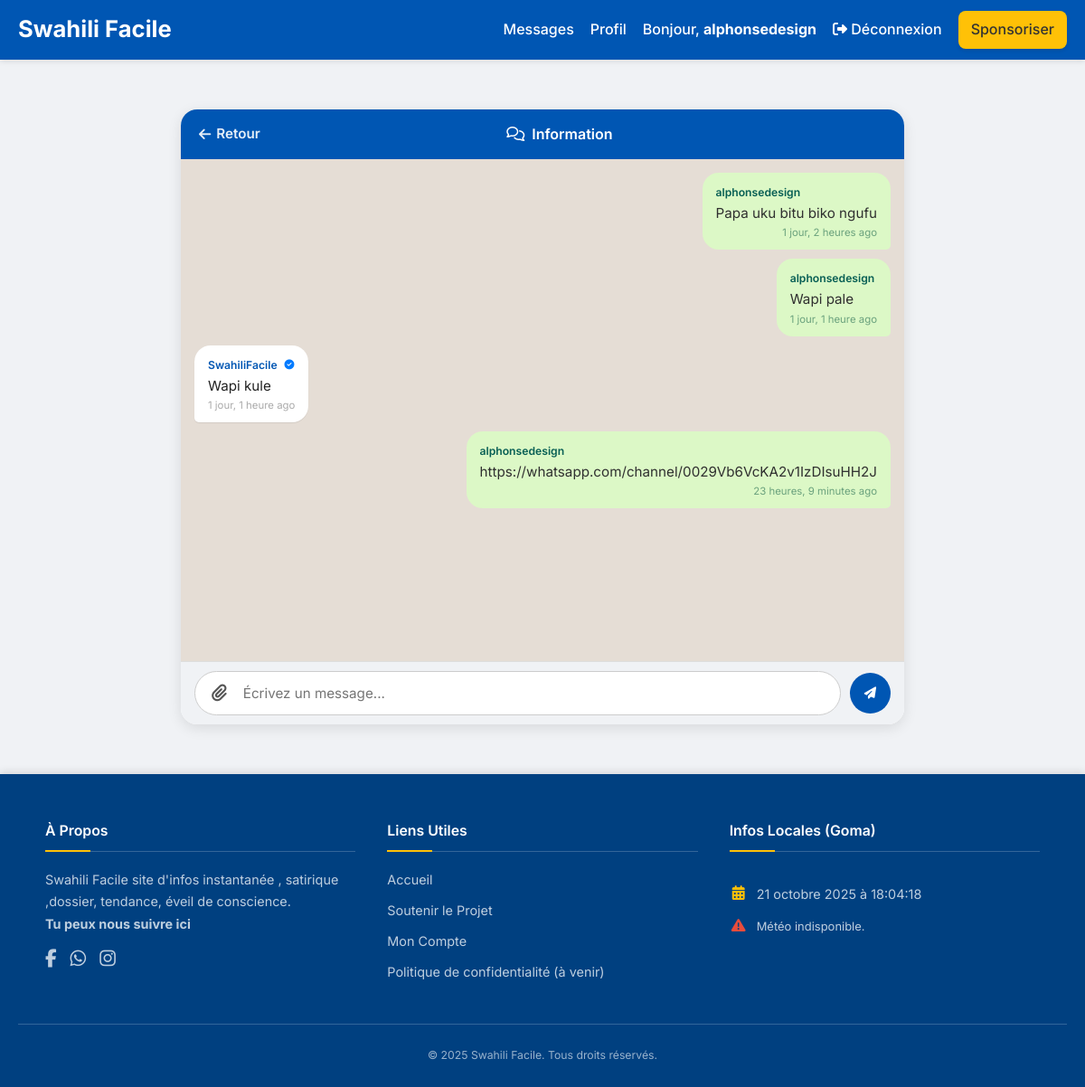
The page /messages/3/ (signed in) on the database its author committed.
### utilisateurs/models.py (models this page shows, shortened)
class UtilisateurPerso(AbstractBaseUser, PermissionsMixin):
    nom_utilisateur = models.CharField(
        max_length=150,
        unique=True,
        verbose_name="Nom d'utilisateur"
    )
    numero_telephone = models.CharField(
        max_length=20,
        unique=True,
        verbose_name="Numéro de téléphone"
    )
    photo_profil = models.ImageField(
        upload_to='profils/',
        null=True,
        blank=True,
        verbose_name="Photo de profil"
    )
    biographie = models.TextField(
        max_length=250, # Limite de 250 caractères
        blank=True,
        null=True,
        verbose_name="Biographie"
    )
    lien_facebook = models.URLField(
        max_length=255,
        blank=True,
        null=True,
        verbose_name="Lien Facebook"
    )
    lien_whatsapp = models.CharField( # On utilise CharField pour les numéros WhatsApp
        max_length=20,
        blank=True,
        null=True,
        verbose_name="Numéro WhatsApp (ex: +243...)"
    )
    lien_instagram = models.URLField(
        max_length=255,
        blank=True,
        null=True,
        verbose_name="Lien Instagram"
    )
    is_active = models.BooleanField(default=True)
    is_staff = models.BooleanField(default=False)
    is_superuser = models.BooleanField(default=False)
    date_inscription = models.DateTimeField(auto_now_add=True)
    USERNAME_FIELD = 'nom_utilisateur'
    REQUIRED_FIELDS = ['numero_telephone']
    objects = UtilisateurPersoManager()

### messagerie/models.py (models this page shows, shortened)
class FilDeDiscussion(models.Model):
    visiteur = models.ForeignKey(
        User,
        on_delete=models.CASCADE,
        related_name='fils_de_discussion',
        limit_choices_to={'is_staff': False}
    )
    sujet = models.CharField(max_length=255, default="Contact (pas de sujet)")
    cree_le = models.DateTimeField(auto_now_add=True)
    dernier_message = models.DateTimeField(auto_now=True)
    lu_par_admin = models.BooleanField(default=False)
    lu_par_visiteur = models.BooleanField(default=True)
    class Meta:
        ordering = ['-dernier_message']

class Message(models.Model):
    fil = models.ForeignKey(
        FilDeDiscussion,
        on_delete=models.CASCADE,
        related_name='messages'
    )
    expediteur = models.ForeignKey(
        User,
        on_delete=models.CASCADE,
        related_name='messages_envoyes'
    )
    contenu = models.TextField(blank=True, null=True) # <-- Autoriser le texte à être vide si image
    image = models.ImageField(
        upload_to='messagerie/images/', # Chemin dans MEDIA_ROOT
        blank=True,                     # L'image est optionnelle
        null=True                       # Optionnelle en BDD
    )
    envoye_le = models.DateTimeField(auto_now_add=True)
    class Meta:
        ordering = ['envoye_le']

### messagerie/views.py (the view, shortened to what this page needs)
# urls.py: path('<int:fil_id>/', views.thread_detail_view, name='thread_detail'),
@login_required
def thread_detail_view(request, fil_id):
    fil = get_object_or_404(FilDeDiscussion, id=fil_id, visiteur=request.user)
    if not fil.lu_par_visiteur:
        fil.lu_par_visiteur = True
        fil.save()
    messages_du_fil = fil.messages.all().order_by('envoye_le')
    context = {
        'fil': fil,
        'messages_du_fil': messages_du_fil
    }
    return render(request, 'messagerie/thread_detail.html', context)

### core/context_processors.py (called while the page is built)
def slider_publications(request):
    posts_pour_slider = Publication.objects.filter(
        image__isnull=False   # Doit avoir une image
    ).exclude(
        image=''              # Ne doit pas être une image vide
    ).order_by(
        '-epingle',           # Les épinglés en premier
        '-date_creation'      # Puis les plus récents
    )[:3]                     # On prend les 3 premiers
    return {
        'slider_publications': posts_pour_slider
    }

### templates/messagerie/thread_detail.html (shortened to what this page needs)
{% extends 'base.html' %}
{% block content %}
<div class="chat-container">
    <div class="chat-header">
        <a href="{% url 'messagerie:inbox' %}">
            <i class="fa-solid fa-arrow-left"></i> Retour
        </a>
        <span class="subject-title"><i class="fa-regular fa-comments"></i> {{ fil.sujet }}</span>
    </div>
    <div class="chat-box" id="chat-box">
        {% for msg in messages_du_fil %}
            <div class="message {% if msg.expediteur.is_staff %}admin{% else %}visiteur{% endif %}">
                <div class="message-sender">
                    <a href="{% url 'utilisateurs:public_profil' nom_utilisateur=msg.expediteur.nom_utilisateur %}">
                        {{ msg.expediteur.nom_utilisateur }}
                    </a>
                    {% if msg.expediteur.is_staff %}
                        <i class="fa-solid fa-circle-check verified-badge" title="Administrateur certifié"></i>
                    {% endif %}
                </div>
                {% if msg.contenu %}
                    <p style="margin: 0;">{{ msg.contenu|linebreaksbr }}</p>
                {% endif %}
                <div class="message-meta">
                    {{ msg.envoye_le|timesince }} ago
                </div>
            </div>
        {% empty %}
            <p style="text-align:center;color:#777;">Aucun message pour l’instant...</p>
        {% endfor %}
    </div>
    <form method="POST" class="reply-form" enctype="multipart/form-data">
        <div class="input-area">
            <label for="image_upload_input" class="attach-btn" title="Joindre une image">
                <i class="fa-solid fa-paperclip"></i>
            </label>
            <textarea name="contenu" id="contenu" rows="1" placeholder="Écrivez un message..." oninput='this.style.height="";this.style.height=this.scrollHeight+"px"'></textarea>
        </div>
        <button type="submit" class="send-btn" title="Envoyer">
            <i class="fa-solid fa-paper-plane"></i>
        </button>
    </form>
</div>
{% endblock %}

### templates/base.html (shortened to what this page needs)
<!DOCTYPE html>
<html lang="sw">
<head>
    <link rel="stylesheet" href="https://cdnjs.cloudflare.com/ajax/libs/font-awesome/6.5.2/css/all.min.css">
</head>
<body class="">
    <nav class="navbar">
        <a href="{% url 'core:home' %}" class="logo">Swahili Facile</a>
        <div class="nav-links" id="nav-links">
            {% if request.user.is_authenticated %}
                {% if not request.user.is_staff %}
                <a href="{% url 'messagerie:inbox' %}" title="Mes Messages">Messages</a>
                {% endif %}
                <a href="{% url 'utilisateurs:profil' %}" title="Mon Profil">Profil</a>
                <span>Bonjour, <strong>{{ request.user.nom_utilisateur }}</strong>{% if request.user.is_staff %}<i class="fa-solid fa-circle-check verified-badge" title="Admin"></i>{% endif %}</span>
                <form action="{% url 'utilisateurs:deconnexion' %}" method="post" style="display: inline;">
                    <button type="submit" title="Se déconnecter" style="background:none; border:none; color:white; font-weight:500; cursor:pointer; font-family:inherit; font-size:inherit; padding:0; margin:0;">
                       <i class="fas fa-sign-out-alt"></i> Déconnexion
                    </button>
                </form>
            {% else %}
                <a href="{% url 'utilisateurs:connexion' %}">Connexion</a>
                <a href="{% url 'utilisateurs:inscription' %}">Inscription</a>
            {% endif %}
            <a href="{% url 'core:sponsor' %}" class="btn-sponsor">Sponsoriser</a>
        </div>
    </nav>
    <main class="main-container">
        {% block content %}{% endblock %}
    </main>
    <footer class="app-footer">
        <div class="footer-content">
            <div class="footer-section">
                <h4>À Propos</h4>
                <p>Swahili Facile site d'infos instantanée , satirique ,dossier, tendance, éveil de conscience.</p>
                <p><b>Tu peux nous suivre ici </b></p>
                <div class="social-icons">
                    <a href="https://web.facebook.com/profile.php?id=100069695329120" target="_blank" title="Facebook"><i class="fab fa-facebook-f"></i></a>
                    <a href="https://whatsapp.com/channel/0029Vb6VcKA2v1IzDIsuHH2J" target="_blank" title="WhatsApp"><i class="fab fa-whatsapp"></i></a>
                    <a href="https://instagram.com/votrepage" target="_blank" title="Instagram"><i class="fab fa-instagram"></i></a>
                </div>
            </div>
            <div class="footer-section">
                <h4>Liens Utiles</h4>
                <ul>
                    <li><a href="{% url 'core:home' %}">Accueil</a></li>
                    <li><a href="{% url 'core:sponsor' %}">Soutenir le Projet</a></li>
                    <li><a href="{% if request.user.is_authenticated %}{% url 'utilisateurs:profil' %}{% else %}{% url 'utilisateurs:connexion' %}{% endif %}">Mon Compte</a></li>
                    <li><a href="#">Politique de confidentialité (à venir)</a></li>
                </ul>
            </div>
            <div class="footer-section time-weather-section">
                 <h4>Infos Locales (Goma)</h4>
                 <div id="footer-time" class="time-weather-item">
                 </div>
                 <div id="footer-weather" class="time-weather-item">
                 </div>
            </div>
        </div>
        <div class="footer-bottom">
            &copy; {% now "Y" %} Swahili Facile. Tous droits réservés.
        </div>
    </footer>
</body>
</html>

### templates/base.html (style rules this page uses)
:root { --primary-color: #0056b3; --primary-hover: #004494; --secondary-color: #6c757d; --background-color: #f8fafc; --text-dark: #212529; --text-light: #f8f9fa; --card-bg: #ffffff; --shadow: 0 4px 12px rgba(0,0,0,0.08); --border-color: #dee2e6; --accent-color: #ffc107; --nav-bg-color: #0056b3; --nav-text-color: #ffffff; --footer-bg-color: #004080; --footer-text-color: rgba(255, 255, 255, 0.75); --footer-heading-color: #ffffff; --footer-link-hover: #ffffff; --footer-border-color: rgba(255, 255, 255, 0.2); --link-color: #0056b3; --link-hover-color: #004494; --verified-badge-color: #007bff; }
* { margin: 0; padding: 0; box-sizing: border-box; }
body { font-family: 'Inter', sans-serif; background-color: var(--background-color); color: var(--text-dark); line-height: 1.6; display: flex; flex-direction: column; min-height: 100vh; transition: background-color 0.3s ease, color 0.3s ease; }
a { color: var(--link-color); text-decoration: none; transition: color 0.2s ease; }
.navbar { background-color: var(--nav-bg-color); color: var(--nav-text-color); display: flex; justify-content: space-between; align-items: center; padding: 12px 20px; position: sticky; top: 0; z-index: 1000; box-shadow: 0 2px 6px rgba(0, 0, 0, 0.1); transition: background-color 0.3s ease; }
.navbar .logo { font-size: 1.6em; font-weight: 700; color: var(--nav-text-color); text-decoration: none; }
.nav-links { display: flex; align-items: center; gap: 18px; }
.nav-links a, .nav-links span { color: var(--nav-text-color); text-decoration: none; font-weight: 500; transition: color 0.3s ease; }
.btn-sponsor { background-color: var(--accent-color); color: #333 !important; padding: 8px 14px; border-radius: 8px; font-weight: bold; box-shadow: 0 2px 4px rgba(0,0,0,0.1); transition: transform 0.2s ease, background-color 0.3s ease; white-space: nowrap; }
.main-container { flex-grow: 1; max-width: 1100px; width: 100%; margin: 25px auto; padding: 0 15px; animation: fadeIn 1s ease-in; }
.app-footer { background-color: var(--footer-bg-color); color: var(--footer-text-color); padding: 50px 20px 25px 20px; margin-top: auto; box-shadow: 0 -3px 8px rgba(0,0,0,0.1); font-size: 0.9em; transition: background-color 0.3s ease; }
.footer-content { max-width: 1100px; margin: 0 auto; display: grid; grid-template-columns: repeat(auto-fit, minmax(240px, 1fr)); gap: 35px; margin-bottom: 35px; }
.footer-section h4 { color: var(--footer-heading-color); font-weight: 600; font-size: 1.1em; margin-bottom: 1.2rem; padding-bottom: 0.6rem; border-bottom: 1px solid var(--footer-border-color); position: relative; }
.footer-section h4::after { content: ''; position: absolute; bottom: -1px; left: 0; width: 50px; height: 2px; background-color: var(--accent-color); }
.footer-section p, .footer-section ul { list-style: none; padding: 0; margin: 0; line-height: 1.7; }
.footer-section ul li { margin-bottom: 0.6rem; }
.footer-section a { color: var(--footer-text-color); text-decoration: none; transition: color 0.2s ease; }
.time-weather-section { display: flex; flex-direction: column; gap: 1rem; }
.time-weather-item { display: flex; align-items: center; gap: 10px; }
.social-icons { display: flex; gap: 15px; margin-top: 10px; }
.social-icons a { color: var(--footer-text-color); font-size: 1.4em; transition: color 0.3s ease, transform 0.3s ease; }
.footer-bottom { text-align: center; border-top: 1px solid var(--footer-border-color); padding-top: 1.5rem; font-size: 0.85em; color: rgba(255, 255, 255, 0.6); }
.verified-badge { color: var(--verified-badge-color); font-size: 0.9em; margin-left: 4px; vertical-align: middle; cursor: help; }

### rows shown on the page
UtilisateurPerso: user.nom_utilisateur "alphonsedesign"
FilDeDiscussion: sujet "Information"
Message: expediteur.nom_utilisateur "alphonsedesign", contenu "Papa uku bitu biko ngufu", envoye_le "1 jour, 2 heures"
Message: expediteur.nom_utilisateur "alphonsedesign", contenu "Wapi pale", envoye_le "1 jour, 1 heure"
Message: expediteur.nom_utilisateur "SwahiliFacile", contenu "Wapi kule", envoye_le "1 jour, 1 heure"
Message: expediteur.nom_utilisateur "alphonsedesign", contenu "https://whatsapp.com/channel/0029Vb6VcKA2v1IzDIsuHH2J", envoye_le "23 heures, 9 minutes"
